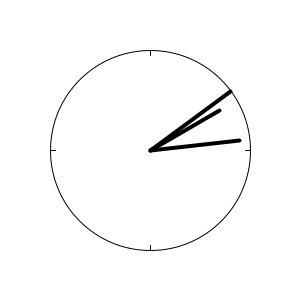
Frame 1 (no input)
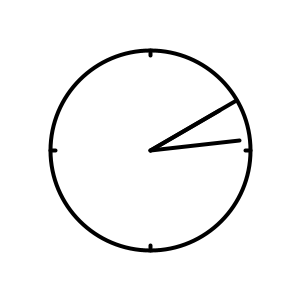
Frame 60 (the mouse pressed at the canvas centre just before this capture)
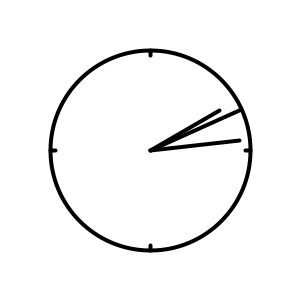
Frame 120 (the mouse held since frame 60 and released just before this capture)

The Processing sketch that drew these frames (run headless with seeded random() and noise(); from frame 60 on, the mouse is pressed at the canvas centre):

// Processing sketch: processing_169465
// ── processing_169465.pde

void setup ()
{
  size (300,300);
  background (255);

}
void draw ()
{
  translate (width/2, height/2);
  rectMode (CENTER);
  stroke (0);
  background (255);
  ellipse (0,0,200,200);
  line (0,100,0,95);
  line (0,-100,0,-95);
  line (-100,0,-95,0);
  line (100,0,95,0);
  strokeWeight (4);
  float sekunde = map (second (),0,60,0,2*PI);
  float schwein = map (minute (),0,60,0,2*PI);
  float stunde = map (hour (),0,24,0,2*PI);
  
  pushMatrix ();
  rotate (sekunde);
  line (0,0,0,-100);
  popMatrix();
  
  pushMatrix ();
  rotate (schwein);
  line (0,0,0,-90);
  popMatrix();
  
  pushMatrix ();
  rotate (stunde);
  line (0,0,0,-80);
  popMatrix();
}
